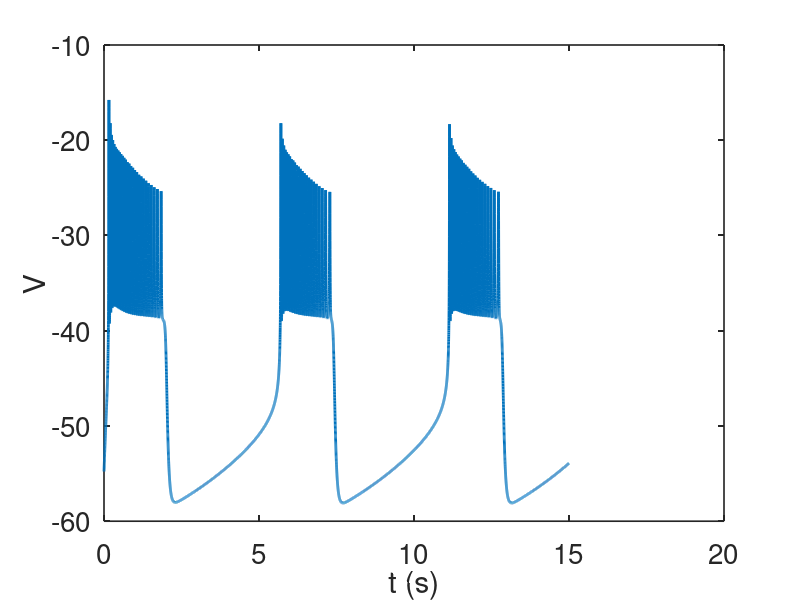
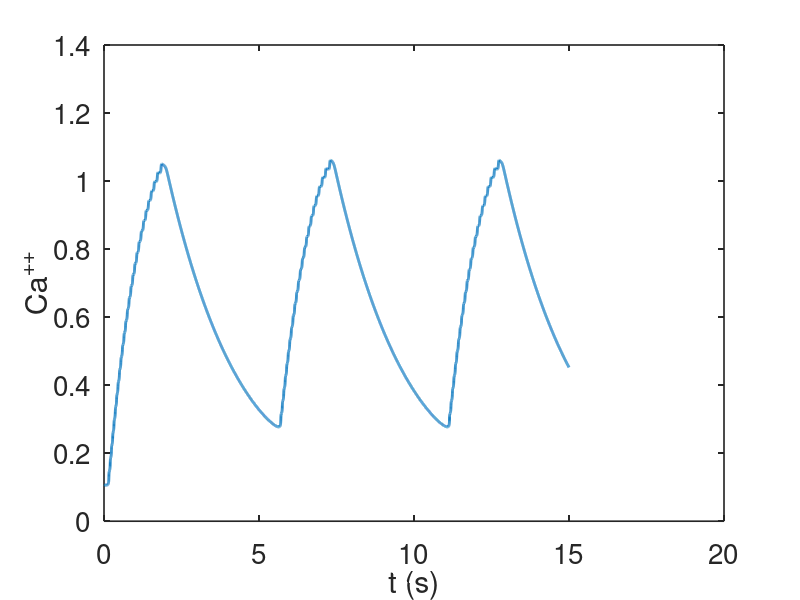
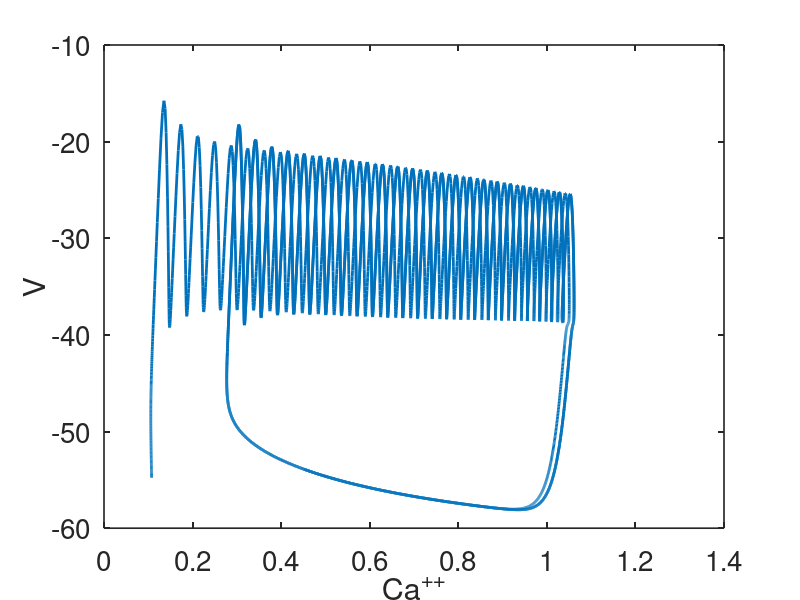

Write MATLAB code to recreate these figures, in order.
% the full 5 variable Chay Keizer modelfunction CheyKeizer
function chayKeizer
global vprime vstar gca vca gk gkca Kd vk gl vl cm k1 kca f 
 
set(0,                           ...
   'defaultaxesfontsize', 20,   ...
   'defaultaxeslinewidth', 1.2, ...
   'defaultlinelinewidth', 2.0, ...
   'defaultpatchlinewidth', 0.7); 


% Parameters:
% conductances in mS/cm^2, ca in uM, v in mV, t in msec
  cm=4.5; gca=13; gk=12; gl=0.04; gkca=0.09;
  vca=100; vk=-75; vl=-40;
 vprime=50; vstar=30;
 f=0.01; k1=0.01525;
  Kd=1; kca=0.04; 

  total=15000;
tstep = 1;

%specify the output points
tspan = [0:tstep:total];
%initial data
 
v0    = -54.774  
ca0   = 0.10749  
mca0  = 0.027532  
hca0  = 0.086321  
n0    = 0.00044035  

 u0 = [v0,mca0,hca0,n0,ca0];
 
 
[T,S] = ode23(@deRHS,tspan, u0, odeset('maxstep',1));  

figure(3)
plot(S(:,5),S(:,1))
ylabel('V')
xlabel('Ca^{++}')
figure(1)
plot(T/1000,S(:,1))
xlabel('t (s)')
ylabel('V')

figure(2)
plot(T/1000,S(:,5))
xlabel('t (s)')
ylabel('Ca^{++}')


function s_prime=deRHS(t,s)
global vprime vstar gca vca gk gkca Kd vk gl vl cm k1 kca f 
v=s(1);
mca=s(2);
hca=s(3);
n=s(4);
ca=s(5);

% auxiliary variables
alphamca    = -0.1*((v+vprime)-25)/(exp(-((v+vprime)-25)/10)-1);
betamca    = 4*exp(-(v+vprime)/18);
alphahca    = 0.07*exp(-(v+vprime)/20);
betahca     = 1/(exp(-((v+vprime)-30)/10)+1);
alphan      = -0.01*((v+vstar)-10)/(exp(-((v+vstar)-10)/10)-1);
betan       = 0.125*exp(-(v+vstar)/80);

%Ionic currents:
ica  = gca*mca^3*hca*(v-vca);
ik   = gk*n^4*(v-vk);
ikca = gkca*ca/(ca+Kd)*(v-vk);
il   = gl*(v-vl);

% The differential equations:
vp    = -1/cm*(ica+ik+ikca+il) ;
mcap  = (alphamca *(1-mca)-betamca *mca);
hcap  = (alphahca *(1-hca)-betahca *hca) ;
np    = (alphan *(1-n)-betan *n) ; 
cap   = f*(-k1*ica-kca*ca);

s_prime = [vp;mcap;hcap;np;cap];
